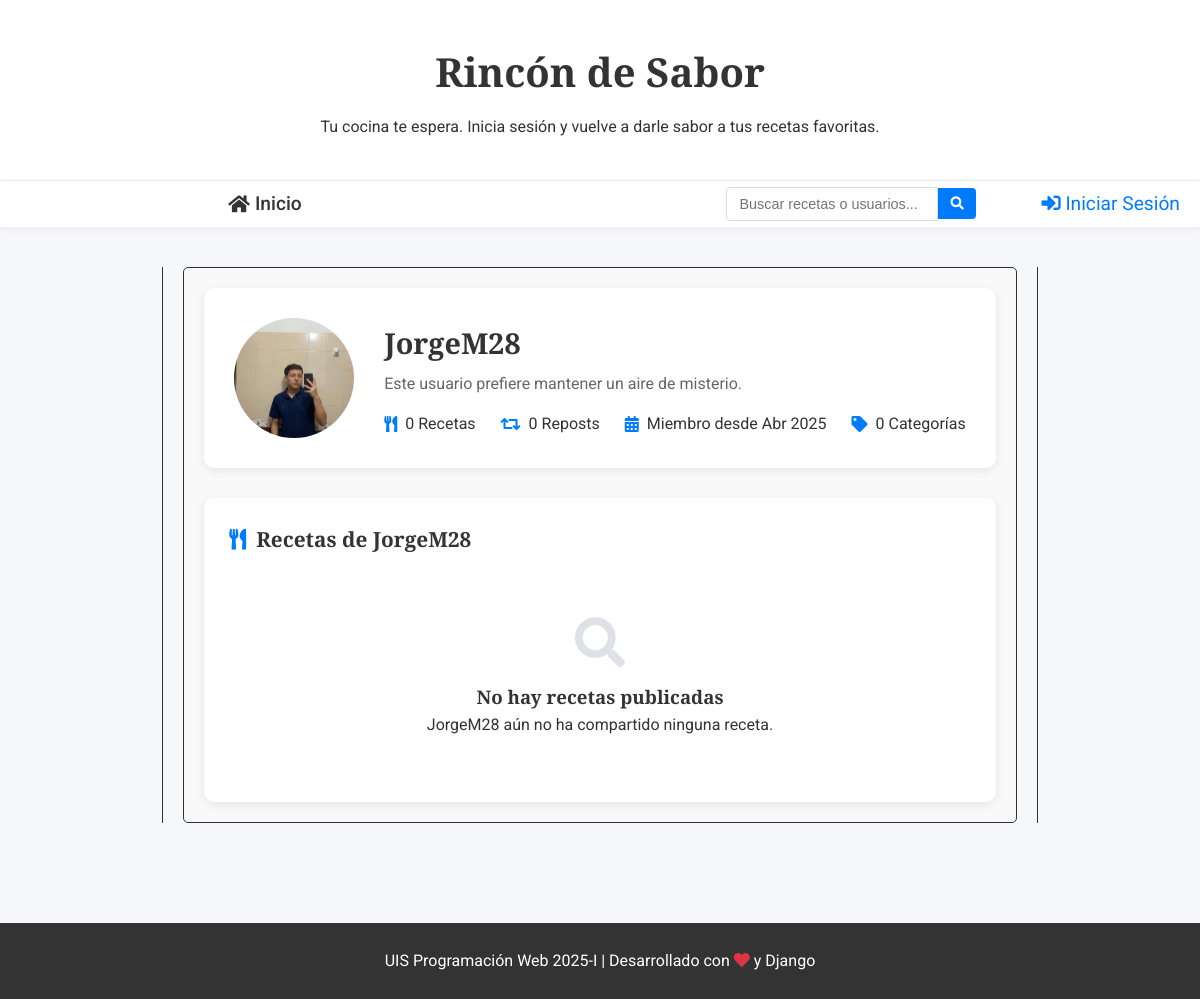
The page /usuario/JorgeM28/ on the database as committed earlier.
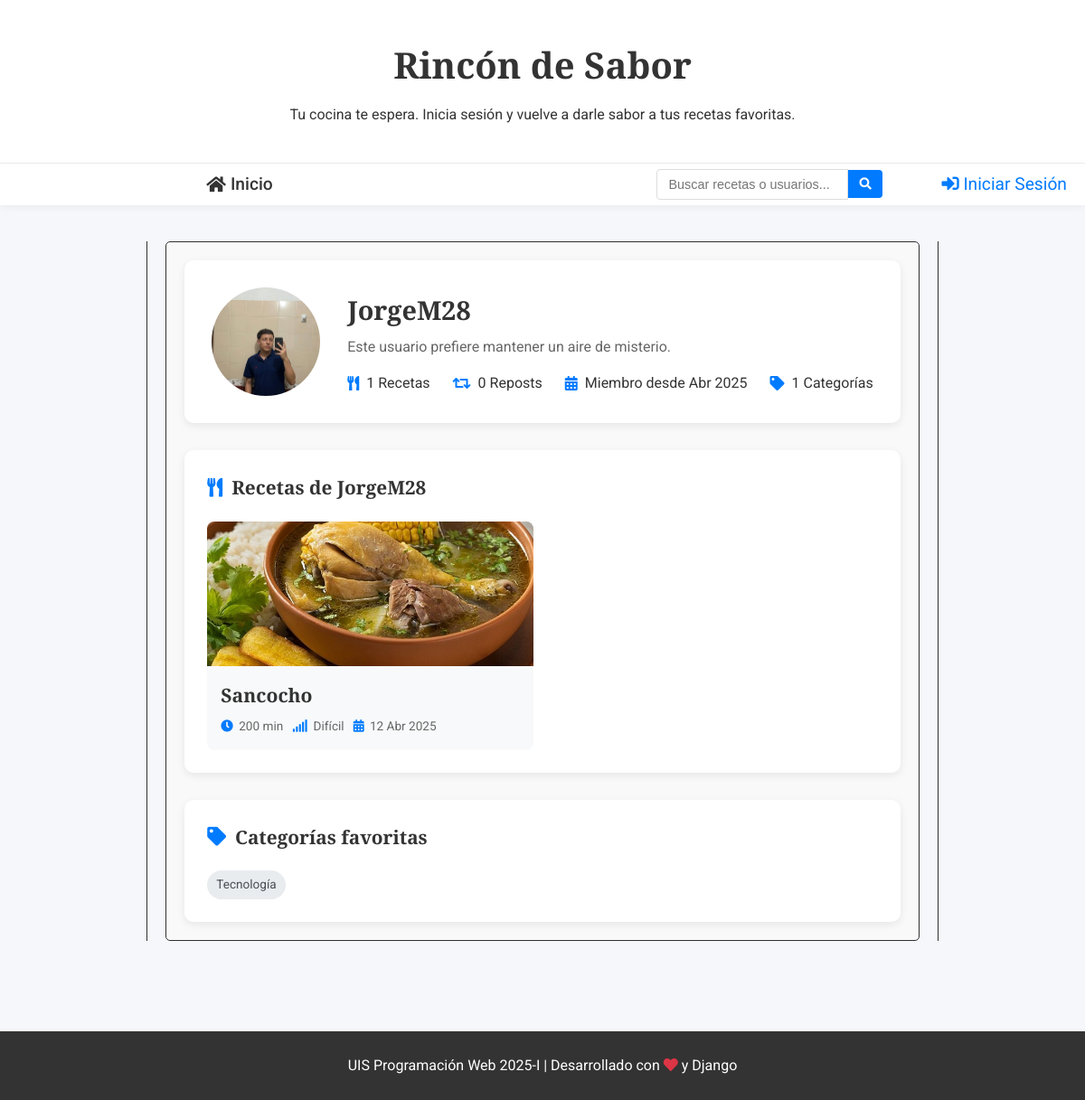
The same page on the database as committed later.
### post/models.py (models this page shows, shortened)
class Profile(models.Model):
    user = models.OneToOneField(User, on_delete=models.CASCADE)
    profile_image = models.ImageField(upload_to='profile_pics/', null=True, blank=True, verbose_name='Foto de Perfil')
    bio = models.TextField(null=True, blank=True, verbose_name='Biografía')

class Recipe(models.Model):
    DIFFICULTY_CHOICES = [
        ('FACIL', 'Fácil'),
        ('MEDIA', 'Media'),
        ('DIFICIL', 'Difícil'),
    ]
    title = models.CharField(max_length=200, verbose_name='Título')
    ingredients = models.TextField(verbose_name='Ingredientes')
    instructions = models.TextField(verbose_name='Instrucciones')
    prep_time = models.PositiveIntegerField(verbose_name='Tiempo de Preparación (minutos)', default=0)
    cook_time = models.PositiveIntegerField(verbose_name='Tiempo de Cocción (minutos)', default=0)
    servings = models.PositiveIntegerField(verbose_name='Porciones', default=1)
    difficulty = models.CharField(max_length=10, choices=DIFFICULTY_CHOICES, default='MEDIA', verbose_name='Dificultad')
    recipe_image = models.ImageField(upload_to='recipe_pics/', null=True, blank=True, verbose_name='Imagen de la Receta')
    author = models.ForeignKey(User, on_delete=models.CASCADE, verbose_name='Autor')
    category = models.ForeignKey(Category, on_delete=models.SET_NULL, null=True, blank=True, verbose_name='Categoría')
    created_at = models.DateTimeField(auto_now_add=True, verbose_name='Fecha de Creación')
    updated_at = models.DateTimeField(auto_now=True, verbose_name='Última Actualización')
    published = models.BooleanField(default=True, verbose_name='Publicada')
    def total_time(self):
        return self.prep_time + self.cook_time

class Category(models.Model):
    name = models.CharField(max_length=100, unique=True)
    class Meta:
        verbose_name = "Category"
        verbose_name_plural = "Categories"

### post/views.py (the view)
# urls.py: path('usuario/<str:username>/', views.perfil_publico, name='perfil_publico'),
def perfil_publico(request, username):
    user = get_object_or_404(User, username=username)
    recetas_propias = Recipe.objects.filter(author=user, published=True).order_by('-created_at')
    reposts = Repost.objects.filter(reposted_by=user).order_by('-created_at')
    total_recetas_propias = recetas_propias.count()
    total_reposts = reposts.count()
    categorias_usadas = Category.objects.filter(recipe__author=user, recipe__published=True).distinct()
    context = {
        'profile_user': user,
        'recetas_propias': recetas_propias,
        'reposts': reposts,
        'total_recetas_propias': total_recetas_propias,
        'total_reposts': total_reposts,
        'total_recetas': total_recetas_propias + total_reposts,
        'categorias_usadas': categorias_usadas,
    }
    return render(request, 'post/perfil_publico.html', context)

### post/templates/post/perfil_publico.html (shortened to what this page needs)
{% extends 'post/base.html' %}
{% load static %}
{% block content %}
<div class="perfil-container">
    <div class="perfil-header">
        {% if profile_user.profile.profile_image %}
            <div class="perfil-avatar">
                <img src="{{ profile_user.profile.profile_image.url }}" alt="{{ profile_user.username }}">
            </div>
        {% else %}
            <div class="perfil-avatar-icon">
                <i class="fas fa-user"></i>
            </div>
        {% endif %}
        <div class="perfil-info">
            <h1 class="perfil-nombre">{{ profile_user.username }}</h1>
            {% if profile_user.profile.bio %}
                <p class="perfil-bio">{{ profile_user.profile.bio }}</p>
            {% else %}
                <p class="perfil-bio">Este usuario prefiere mantener un aire de misterio.</p>
            {% endif %}
            <div class="perfil-stats">
                <div class="stat-item">
                    <i class="fas fa-utensils"></i>
                    <span>{{ total_recetas_propias }} Recetas</span>
                </div>
                <div class="stat-item">
                    <i class="fas fa-retweet"></i>
                    <span>{{ total_reposts }} Reposts</span>
                </div>
                <div class="stat-item">
                    <i class="fas fa-calendar-alt"></i>
                    <span>Miembro desde {{ profile_user.date_joined|date:"M Y" }}</span>
                </div>
                <div class="stat-item">
                    <i class="fas fa-tag"></i>
                    <span>{{ categorias_usadas.count }} Categorías</span>
                </div>
            </div>
        </div>
    </div>
    <div class="perfil-content">
        <div class="perfil-section">
            <h2 class="section-title"><i class="fas fa-utensils"></i> Recetas de {{ profile_user.username }}</h2>
            {% if recetas_propias %}
                <div class="grid-recetas">
                    {% for receta in recetas_propias %}
                        <div class="tarjeta-receta">
                            {% if receta.recipe_image %}
                                <div class="receta-img">
                                    <img src="{{ receta.recipe_image.url }}" alt="{{ receta.title }}">
                                </div>
                            {% endif %}
                            <div class="receta-content">
                                <h3 class="receta-title">
                                    <a href="{% url 'detalle_receta' receta.id %}">{{ receta.title }}</a>
                                </h3>
                                <div class="receta-meta">
                                    <span><i class="fas fa-clock"></i> {{ receta.total_time }} min</span>
                                    <span><i class="fas fa-signal"></i> {{ receta.get_difficulty_display }}</span>
                                    <span><i class="fas fa-calendar-alt"></i> {{ receta.created_at|date:"d M Y" }}</span>
                                </div>
                            </div>
                        </div>
                    {% endfor %}
                </div>
            {% else %}
                <div class="no-recetas">
                    <i class="fas fa-search"></i>
                    <h3>No hay recetas publicadas</h3>
                    <p>{{ profile_user.username }} aún no ha compartido ninguna receta.</p>
                </div>
            {% endif %}
        </div>
        {% if categorias_usadas %}
            <div class="perfil-section">
                <h2 class="section-title"><i class="fas fa-tag"></i> Categorías favoritas</h2>
                <div class="categorias-usadas">
                    {% for categoria in categorias_usadas %}
                        <span class="categoria-tag">{{ categoria.name }}</span>
                    {% endfor %}
                </div>
            </div>
        {% endif %}
    </div>
</div>
{% endblock %}

Rows that differ between the two databases and show on the page:
added Recipe: recipe_image (picture), title "Sancocho", total_time "200", difficulty "Difícil", created_at "12 Abr 2025"
now on this page (row unchanged): Category: name "Tecnología"
Other text that changed with them:
{{ total_recetas_propias }}: "0" → "1"
{{ categorias_usadas.count }}: "0" → "1"
{{ profile_user.username }}: "JorgeM28" → (not shown)
text no longer shown: "No hay recetas publicadas aún no ha compartido ninguna receta."
text now shown: "Categorías favoritas"
